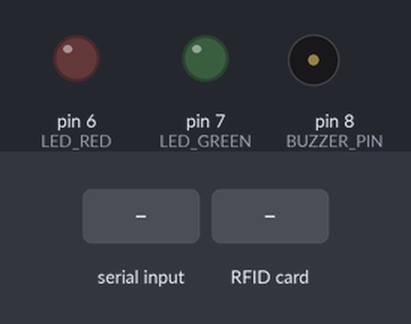
A sketch run on a simulated Arduino Uno, built with avr-gcc and run on an emulated ATmega328P. Shown: output pins drawn as LEDs (lit = HIGH), buzzer (waves = sounding). The test bench sets the inputs (shaded band). Pins used as bus, display or sensor lines are not drawn; what the sketch prints to the serial monitor is not drawn.

Above: at 2.9 s.
3.0 s: "ACCESS_DENIED" received over Serial
At 5.6 s:
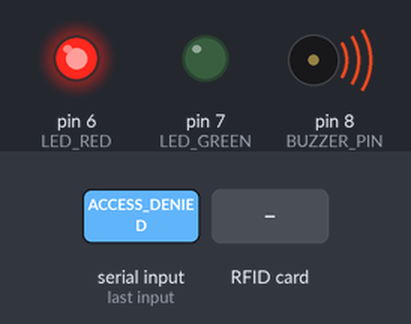
6.0 s: "CARD_VALID" received over Serial
At 7.07 s:
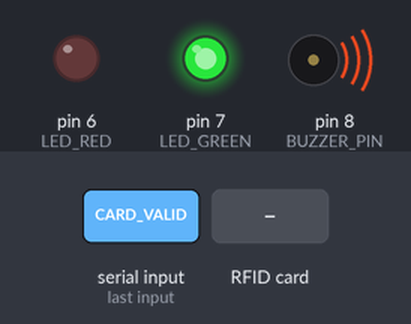
8.6 s: RFID card 5E 7A 19 C4 held to the reader
At 9.0 s:
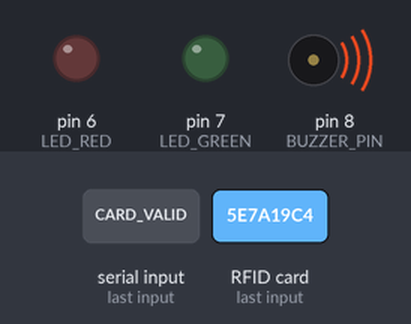
10.1 s: "0" received over Serial
At 12.8 s:
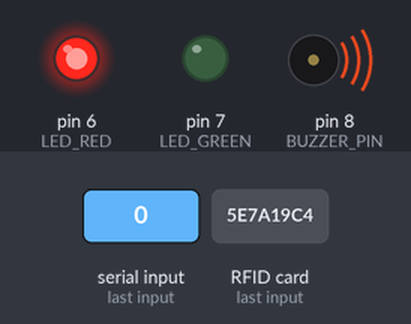
Timing chart, 0 to 14.1 s (numbered marks = the images above; inputs shaded):
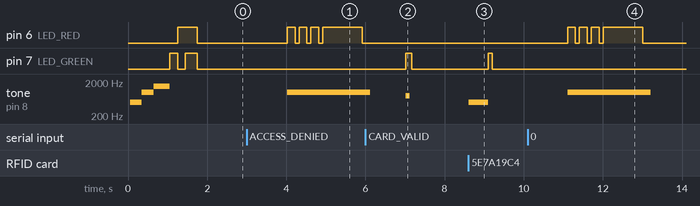

The sketch:

arduino_code.ino
```cpp
#include <SPI.h>
#include <MFRC522.h>

// Pin definitions
#define RST_PIN 9      // Reset pin for RFID
#define SS_PIN 10      // Slave Select pin for RFID (SDA)
#define BUZZER_PIN 8   // Buzzer pin
#define LED_GREEN 7    // Green LED (Access Granted)
#define LED_RED 6      // Red LED (Access Denied)

// Initialize MFRC522
MFRC522 mfrc522(SS_PIN, RST_PIN);

// Variables
String lastUID = "";
unsigned long lastCardReadTime = 0;
const unsigned long cardReadCooldown = 2000; // 2 seconds cooldown between reads

void setup() {
  // Initialize Serial communication
  Serial.begin(9600);

  // Initialize SPI bus
  SPI.begin();

  // Initialize RFID reader
  mfrc522.PCD_Init();

  // Initialize pins
  pinMode(BUZZER_PIN, OUTPUT);
  pinMode(LED_GREEN, OUTPUT);
  pinMode(LED_RED, OUTPUT);

  // Test sequence on startup
  startupSequence();

  // Send ready signal to PC
  Serial.println("ARD_READY");
  Serial.println("PPE System Ready - Tap your RFID card");
}

void loop() {
  // Check for new RFID cards
  if (mfrc522.PICC_IsNewCardPresent() && mfrc522.PICC_ReadCardSerial()) {

    // Check cooldown to prevent multiple rapid reads
    if (millis() - lastCardReadTime > cardReadCooldown) {

      // Get UID from card
      String uid = getUID();

      // Send UID to PC via serial
      Serial.println("UID:" + uid);

      // Short beep to confirm card read
      tone(BUZZER_PIN,500);
      delay(500);
      noTone(BUZZER_PIN);

      // Flash green LED briefly to show card detected
      digitalWrite(LED_GREEN, HIGH);
      delay(100);
      digitalWrite(LED_GREEN, LOW);

      // Update last read time
      lastCardReadTime = millis();
      lastUID = uid;

      // Wait for PC response (access grant/deny will come via Serial)
      // The system will wait for command from PC
    }

    // Halt the card
    mfrc522.PICC_HaltA();

    // Stop encryption (for some cards)
    mfrc522.PCD_StopCrypto1();
  }

  // Check for commands from PC
  if (Serial.available() > 0) {
    String command = Serial.readString();
    command.trim();

    handleCommand(command);
  }
}

/**
 * Get UID from RFID card as a hex string
 */
String getUID() {
  String uid = "";
  for (byte i = 0; i < mfrc522.uid.size; i++) {
    // Add leading zero if needed
    if (mfrc522.uid.uidByte[i] < 0x10) {
      uid += "0";
    }
    uid += String(mfrc522.uid.uidByte[i], HEX);
  }
  return uid;
}

/**
 * Handle commands received from PC
 */
void handleCommand(String command) {
  if (command == "ACCESS_GRANTED" || command == "1") {
    // Access Granted - PPE Check Passed
    accessGranted();
  }
  else if (command == "ACCESS_DENIED" || command == "0") {
    // Access Denied - PPE Check Failed
    accessDenied();
  }
  else if (command == "CARD_VALID") {
    // Card is valid in Firebase - short confirmation
    cardValidFeedback();
  }
  else if (command == "CARD_INVALID") {
    // Card is invalid - show error
    cardInvalidFeedback();
  }
  else if (command == "PING") {
    // Respond to ping from PC
    Serial.println("PONG");
  }
  else if (command == "RESET") {
    // Reset system
    resetSystem();
  }
}

/**
 * Access Granted sequence
 */
void accessGranted() {
  Serial.println("🔓 Access Granted - Door Opening");

  // Green LED pattern (success)
  for (int i = 0; i < 3; i++) {
    digitalWrite(LED_GREEN, HIGH);
    delay(100);
    digitalWrite(LED_GREEN, LOW);
    delay(100);
  }

  // Success beep pattern (rising tone)
  tone(BUZZER_PIN, 1000, 200);
  delay(200);
  tone(BUZZER_PIN, 1500, 300);
  delay(300);

  // Keep green LED on for 2 seconds
  digitalWrite(LED_GREEN, HIGH);
  delay(2000);
  digitalWrite(LED_GREEN, LOW);

  Serial.println("✅ Access Granted Complete");
}

/**
 * Access Denied sequence
 */
void accessDenied() {
  Serial.println("🔒 Access Denied - PPE Check Failed");

  // Red LED pattern (error)
  for (int i = 0; i < 3; i++) {
    digitalWrite(LED_RED, HIGH);
    tone(BUZZER_PIN, 1000, 1500);
    delay(200);
    digitalWrite(LED_RED, LOW);
    delay(100);
  }

  // Keep red LED on for 1 second
  digitalWrite(LED_RED, HIGH);
  delay(1000);
  digitalWrite(LED_RED, LOW);
}

/**
 * Card valid feedback (short confirmation)
 */
void cardValidFeedback() {
  digitalWrite(LED_GREEN, HIGH);
  tone(BUZZER_PIN, 800, 100);
  delay(150);
  digitalWrite(LED_GREEN, LOW);
}

/**
 * Card invalid feedback
 */
void cardInvalidFeedback() {
  digitalWrite(LED_RED, HIGH);
  tone(BUZZER_PIN, 700, 200);
  delay(200);
  digitalWrite(LED_RED, LOW);
  delay(100);
  digitalWrite(LED_RED, HIGH);
  tone(BUZZER_PIN, 700, 200);
  delay(200);
  digitalWrite(LED_RED, LOW);
}

/**
 * Startup sequence - test all components
 */
void startupSequence() {
  Serial.println("Running startup sequence...");

  // Test buzzer
  tone(BUZZER_PIN, 500, 300);
  delay(300);
  tone(BUZZER_PIN, 1000, 300);
  delay(300);
  tone(BUZZER_PIN, 1500, 400);
  delay(400);

  // Test LEDs
  digitalWrite(LED_GREEN, HIGH);
  delay(200);
  digitalWrite(LED_GREEN, LOW);
  digitalWrite(LED_RED, HIGH);
  delay(200);
  digitalWrite(LED_RED, LOW);

  // Test both LEDs together
  digitalWrite(LED_GREEN, HIGH);
  digitalWrite(LED_RED, HIGH);
  delay(300);
  digitalWrite(LED_GREEN, LOW);
  digitalWrite(LED_RED, LOW);

  Serial.println("Startup complete - System ready");
}

/**
 * Reset system
 */
void resetSystem() {
  Serial.println("System resetting...");

  // Turn off all outputs
  digitalWrite(LED_GREEN, LOW);
  digitalWrite(LED_RED, LOW);
  tone(BUZZER_PIN, 1000, 200);
  delay(200);
  noTone(BUZZER_PIN);

  // Reset RFID
  mfrc522.PCD_Init();

  // Beep to indicate reset
  tone(BUZZER_PIN, 1000, 200);
  delay(200);
  tone(BUZZER_PIN, 800, 200);
  delay(200);
  tone(BUZZER_PIN, 600, 200);

  Serial.println("System reset complete");
  Serial.println("ARD_READY");
}

/**
 * Function to check if card is still present (optional)
 * Useful for door open/close logic
 */
bool isCardPresent() {
  return mfrc522.PICC_IsNewCardPresent();
}
```

Measured:
- after the input at 3.0 s, pin 6 (LED_RED): goes 3 × (HIGH 0.20 s, LOW 0.10 s), HIGH 1.0 s, then LOW, starting after 1.0 s; tone on pin 8 (BUZZER_PIN): silent → 1000 Hz after 1.0 s
- after the input at 6.0 s, pin 7 (LED_GREEN): LOW → HIGH after 1.0 s, → LOW 0.15 s later
- after the input at 8.6 s, pin 7 (LED_GREEN): LOW → HIGH after 0.51 s, → LOW 0.10 s later; tone on pin 8 (BUZZER_PIN): silent → 500 Hz at once, → silent 0.50 s later
- after the input at 10.1 s, pin 6 (LED_RED): goes 3 × (HIGH 0.20 s, LOW 0.10 s), HIGH 1.0 s, then LOW, starting after 1.0 s; tone on pin 8 (BUZZER_PIN): silent → 1000 Hz after 1.0 s, → silent 2.1 s later
